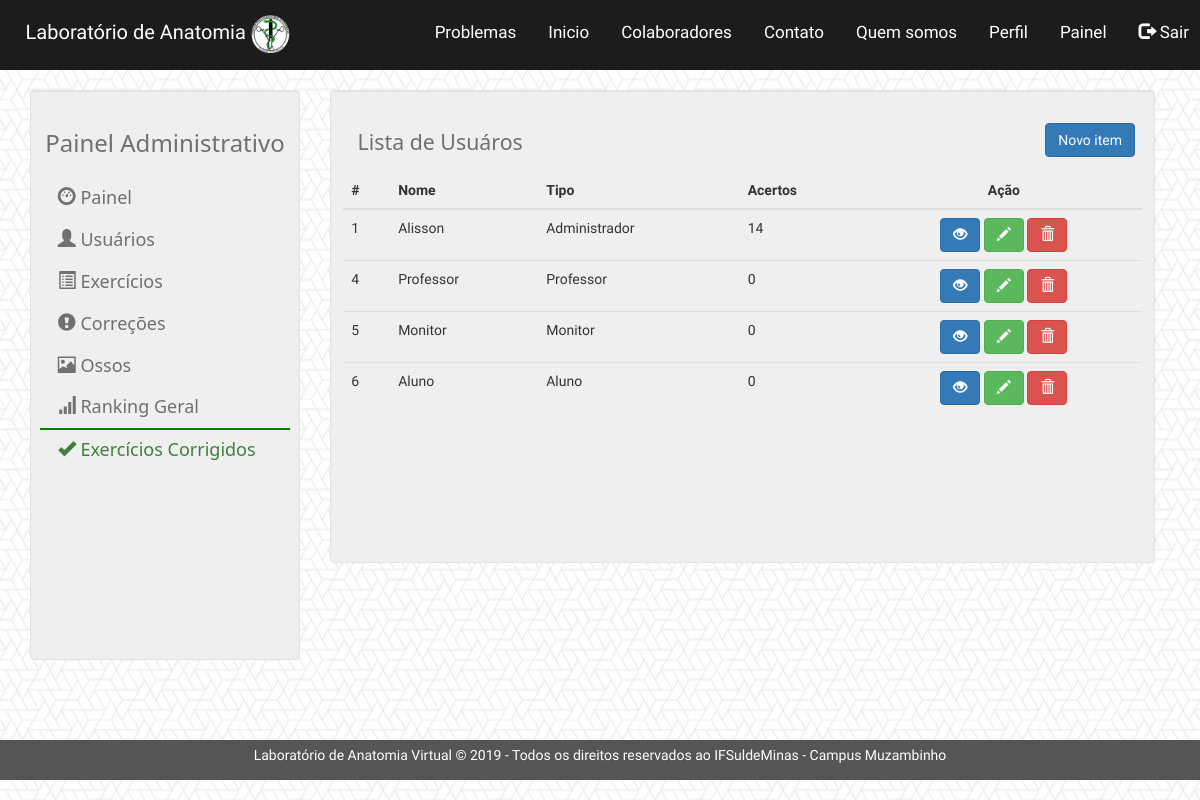
Page /index.php/usuarios on the committed database.
### tables this page shows
CREATE TABLE IF NOT EXISTS `tbl_usu` (
  `Cod_Usu` int(11) NOT NULL AUTO_INCREMENT,
  `Ema_Usu` varchar(300) NOT NULL,
  `Sen_Usu` varchar(300) NOT NULL,
  `Tip_Usu` int(5) NOT NULL,
  `Nom_Usu` varchar(50) NOT NULL,
  `Sob_Usu` varchar(50) NOT NULL,
  `Rank_Usu` int(10) NOT NULL,
  `Acer_Usu` int(10) NOT NULL,
  `Tent_Usu` int(10) NOT NULL,
  PRIMARY KEY (`Cod_Usu`)
);

### application/controllers/Usuarios.php (called while the page is built, shortened)
<?php
class Usuarios extends CI_Controller{
	public function index(){
		$this->load->model('usuarios_model');
		$dados['usuarios'] = $this->usuarios_model->getUsuarios();
		$tipo = $this->session->userdata('tipo');
		if($tipo == 2 || $tipo == 3 || $tipo == 0){
			$this->load->view('includes/header');
			$this->load->view('list/usuarios', $dados);
			$this->load->view('includes/footer');
		}else{
			redirect('home');
		}
	}
}
?>

### index.php (called while the page is built, shortened)
<?php
require_once BASEPATH.'core/CodeIgniter.php';

### application/models/usuarios_model.php (called while the page is built, shortened)
<?php
class Usuarios_model extends CI_Model{
	public function getUsuarios(){
		$query = $this->db->get('tbl_usu');
		return $query->result();
	}
}
?>

### application/views/list/usuarios.php (the view, shortened to what this page needs)
	<div class="container">
		<div class="col-md-3">
			<div class="well" style="background-color: #EFEFEF; height: 570px">
			</div>
		</div>
		<div class="col-md-9">
			<div class="well" style="background-color: #EFEFEF">
				<div class="row">
					<div class="col-md-6" style="float:left;">
						<h2 style="text-align: left; margin-left: 2%; font-size: 16pt; font-family: Segoe UI; color: #707070">Lista de Usuáros</h2>
					</div>
					<div class="col-md-6">
						<a href="<?=base_url()?>Usuarios/cadastrar">
		                    <button type="button" class="btn btn-primary" style="float: right; margin-top: 3.5%"><span class="fa fa-plus"></span>  Novo item</button>
		                </a>
					</div>
				</div>
				<div class="row">
					<div style="overflow: auto; width: 100%; height: 380px;padding: 1%">
                        <table class="table table-hover">
                            <thead>
                                <tr>
                                <th scope="col">#</th>
                                <th scope="col" style="text-align:left;t">Nome</th>
                                <th scope="col" style="text-align:left;t">Tipo</th>
                                <th scope="col" style="text-align:left;t">Acertos</th>
                                <th scope="col" style="text-align:center">Ação</th>
                                </tr>
                            </thead>
                            <tbody>
                            	<?php foreach ($usuarios as $usuario) { ?>
	                                <tr>
	                                    <td><?= $usuario->Cod_Usu ?></td>
							            <td><?= $usuario->Nom_Usu ?></td>
	                                    <?php if($usuario->Tip_Usu == 0){ ?>
	                                    	<td>Administrador</td>
	                                    <?php } ?>
	                                    <?php if($usuario->Tip_Usu == 1){ ?>
	                                    	<td>Aluno</td>
	                                    <?php } ?>
	                                    <?php if($usuario->Tip_Usu == 2){ ?>
	                                    	<td>Professor</td>
	                                    <?php } ?>
	                                    <?php if($usuario->Tip_Usu == 3){ ?>
	                                    	<td>Monitor</td>
	                                    <?php } ?>
	                                    <td><?= $usuario->Acer_Usu ?></td>
	                                    <td style="text-align:center">
	                                        <a href="<?=base_url()?>Usuarios/visualizar/<?= $usuario->Cod_Usu ?>" title="Detalhes" class="btn btn-primary"><span class="glyphicon glyphicon-eye-open" aria-hidden="true"></span>						                		</a>
	                                        <a href="<?=base_url()?>Usuarios/atualizar/<?= $usuario->Cod_Usu ?>" title="Editar Cadastro" class="btn btn-success"><span class="glyphicon glyphicon-pencil" aria-hidden="true"></span></a>
	                                        <a href="<?=base_url()?>Usuarios/apagar/<?= $usuario->Cod_Usu ?>" title="Apagar Cadastro" class="btn btn-danger"><span class="glyphicon glyphicon-trash" aria-hidden="true"></span></a>
	                                    </td>
	                                </tr>
	                            <?php } ?>
                            </tbody>
                        </table>
                    </div>
				</div>
			</div>
		</div>
	</div>
</body>

### assets/Style.css (style rules this page uses)
.col-md-3 { padding-left: 0; }
* { font-family: 'Crete Round', serif; }

### rows in the picture
tbl_usu: Cod_Usu "1", Nom_Usu "Alisson", Tip_Usu "Administrador", Acer_Usu "14"
tbl_usu: Cod_Usu "4", Nom_Usu "Professor", Tip_Usu "Professor", Acer_Usu "0"
tbl_usu: Cod_Usu "5", Nom_Usu "Monitor", Tip_Usu "Monitor", Acer_Usu "0"
tbl_usu: Cod_Usu "6", Nom_Usu "Aluno", Tip_Usu "Aluno", Acer_Usu "0"
